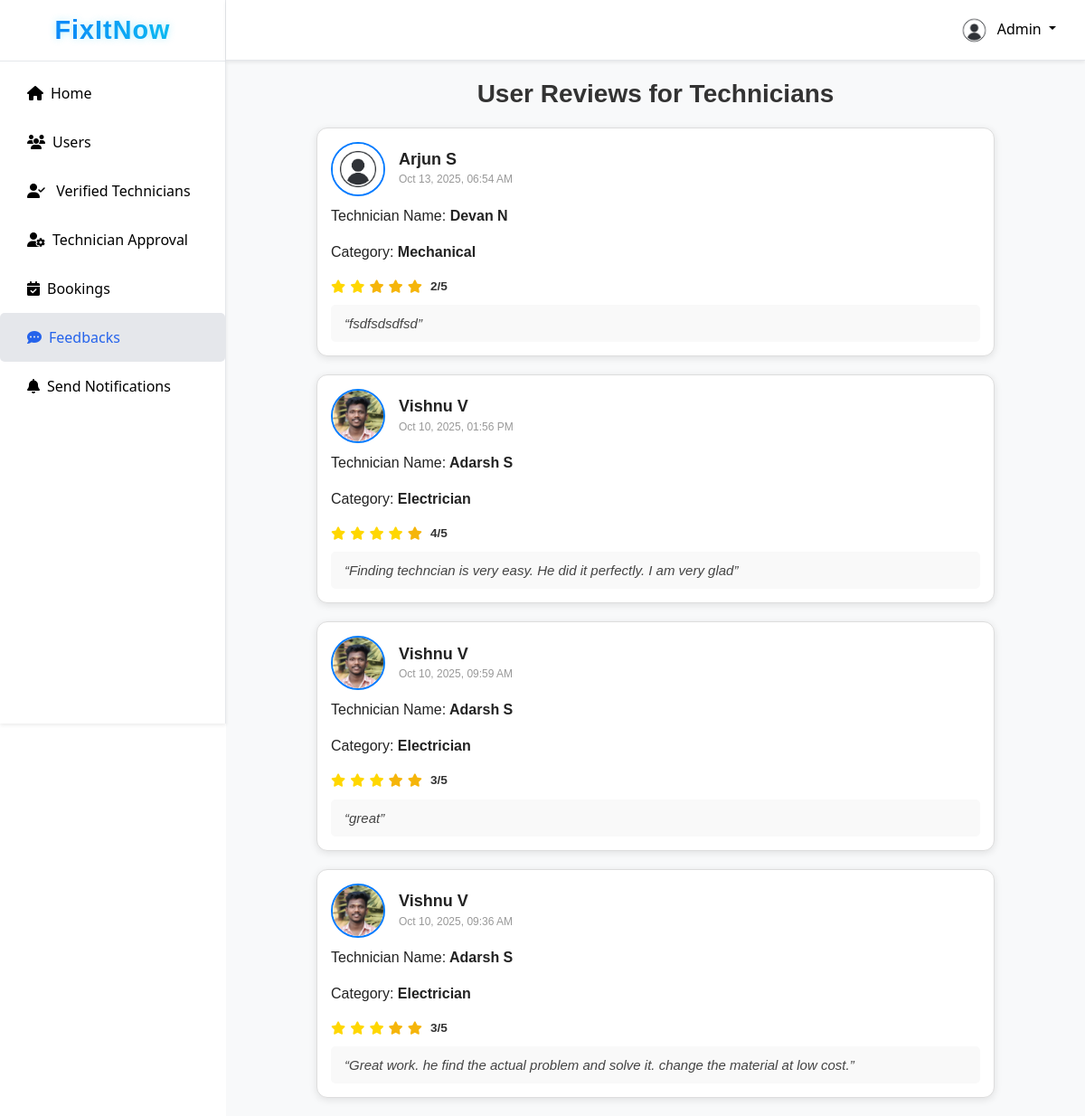
The app's page /admin_page/feedbacks/ with its own data.
### fixapp/models.py (models this page shows, shortened)
class Feedback(models.Model):
    user = models.ForeignKey(UserRegistration, on_delete=models.CASCADE)
    technician = models.ForeignKey(TechnicianRequest, on_delete=models.CASCADE)
    rating = models.IntegerField()
    comment = models.TextField()
    created_at = models.DateTimeField(auto_now_add=True)

class UserRegistration(models.Model):
    full_name = models.CharField(max_length=100)
    username = models.CharField(max_length=150, unique=True)
    email = models.EmailField(unique=True)
    password = models.CharField(max_length=128)  # plain password
    phone = models.CharField(max_length=15, null=True, blank=True)
    profile_image = models.ImageField(upload_to="user_profiles/", null=True, blank=True)
    city = models.CharField(max_length=100, blank=True, null=True)
    address = models.TextField(blank=True, null=True)
    latitude = models.FloatField(blank=True, null=True)
    longitude = models.FloatField(blank=True, null=True)
    registered_on = models.DateTimeField(default=timezone.now)

class TechnicianRequest(models.Model):
    full_name = models.CharField(max_length=100)
    username = models.CharField(max_length=50, unique=True, null=True, blank=True)
    email = models.EmailField()
    phone = models.CharField(max_length=15)
    city = models.CharField(max_length=50)
    category = models.CharField(max_length=50)
    experience = models.PositiveIntegerField()
    profile_image = models.ImageField(upload_to="technician_profiles/", null=True, blank=True)
    document = models.FileField(upload_to="technician_docs/")
    id_proof = models.FileField(upload_to="id_proofs/", null=True, blank=True)
    password = models.CharField(max_length=128, null=True, blank=True)
    status = models.CharField(max_length=20, default="Pending")
    applied_on = models.DateTimeField(auto_now_add=True)
    latitude = models.FloatField(null=True, blank=True)
    longitude = models.FloatField(null=True, blank=True)

### fixapp/views.py (the view)
# urls.py: path('admin_page/feedbacks/', views.admin_feedback_view, name='admin_feedbacks'),
def admin_feedback_view(request):
    feedbacks = Feedback.objects.select_related('user', 'technician').order_by('-created_at')
    context = {
        'feedbacks': feedbacks
    }
    return render(request, 'admin_page/admin_feedbacks.html', context)

### fixapp/context_processors.py (called while the page is built)
def notifications_processor(request):
    notifications = []
    if request.session.get('user_id'):
        notifications = Notification.objects.filter(
            recipient_type__in=["users", "both"]
        ).order_by('-created_on')
    return {'notifications': notifications}

def technician_notifications_processor(request):
    notifications = []
    if request.session.get('technician_id'):
        notifications = Notification.objects.filter(
            recipient_type__in=["technicians", "both"]
        ).order_by('-created_on')
    return {'tech_notifications': notifications}

### templates/admin_page/admin_feedbacks.html
{% extends 'admin_page/admin_dashboard.html' %}
{% load static %}
{% block admin_feedback %}
<div class="admin-feedback-container">
    <h2 class="feedback-title">User Reviews for Technicians</h2>
    {% if feedbacks %}
    <div class="feedback-list">
        {% for fb in feedbacks %}
        <div class="feedback-card">
            <div class="user-section">
                <img src="{{ fb.user.profile_image.url }}" alt="User Image" class="user-img">
                <div class="user-info">
                    <h4 class="user-name">{{ fb.user.full_name }}</h4>
                    <p class="feedback-date">{{ fb.created_at|date:"M d, Y, h:i A" }}</p>
                </div>
            </div>
            <div class="tech-section">
                <p>Technician Name:<strong> {{ fb.technician.full_name }}</strong></p>
                <p>Category:<strong> {{ fb.technician.category }}</strong></p>
                <div class="feedback-rating">
                    {% for i in "12345"|make_list %}
                    {% if forloop.counter <= fb.rating %} <i class="fa fa-star filled"></i>
                        {% else %}
                        <i class="fa fa-star"></i>
                        {% endif %}
                        {% endfor %}
                        <span class="rating-number">{{ fb.rating }}/5</span>
                </div>
            </div>
            <div class="feedback-comment-box">
                <p class="feedback-comment">“<em>{{ fb.comment }}</em>”</p>
            </div>
        </div>
        {% empty %}
        <p class="no-feedback">No feedback submitted yet.</p>
        {% endfor %}
    </div>
    {% else %}
    <p class="no-feedback">No feedback submitted yet.</p>
    {% endif %}
</div>
{% endblock %}

### templates/admin_page/admin_dashboard.html (shortened to what this page needs)
{% load static %}
<!DOCTYPE html>
<html lang="en">
<head>
  <link href="https://cdn.jsdelivr.net/npm/bootstrap@5.3.2/dist/css/bootstrap.min.css" rel="stylesheet">
  <link href="https://cdn.jsdelivr.net/npm/bootstrap-icons@1.11.1/font/bootstrap-icons.css" rel="stylesheet">
  <link href="https://cdnjs.cloudflare.com/ajax/libs/font-awesome/6.4.0/css/all.min.css" rel="stylesheet">
  <link rel="stylesheet" href="{% static 'css/admin_dashboard.css' %}">
</head>
<body>
  <div class="d-flex">
    <nav id="sidebar" class="sidebar d-flex flex-column shadow-sm ">
      <div class="sidebar-header p-3 text-center">
        <h3 class="logo">FixItNow</h3>
      </div>
      <div class="sidebar-menu flex-grow-1">
        <ul class="nav flex-column mt-2">
          <li class="nav-item"><a href="{% url 'admin_home' %}"
              class="nav-link {% if request.resolver_match.url_name == 'admin_home' %}active{% endif %}"><i
                class="fas fa-home me-2"></i>Home</a>
          </li>
          <li class="nav-item"><a href="{% url 'users_list' %}"
              class="nav-link {% if request.resolver_match.url_name == 'users_list' %}active{% endif %}"><i
                class="fas fa-users me-2"></i>Users</a>
          </li>
          <li class="nav-item">
            <a href="{% url 'verified_technicians' %}"
              class="nav-link {% if request.resolver_match.url_name == 'verified_technicians' %}active{% endif %}">
              <i class="fas fa-user-check me-2"></i> Verified Technicians
            </a>
          </li>
          <li class="nav-item">
            <a href="{% url 'pending_technicians' %}"
              class="nav-link {% if request.resolver_match.url_name == 'pending_technicians' %}active{% endif %}">
              <i class="fas fa-user-cog me-2"></i>Technician Approval
            </a>
          </li>
          <li class="nav-item"><a href="{% url 'admin_completed_bookings' %}"
            class="nav-link {% if request.resolver_match.url_name == 'admin_completed_bookings' %}active{% endif %}">
            <i class="fas fa-calendar-check me-2"></i>Bookings</a>
          </li>
          <li class="nav-item"><a href="{% url 'admin_feedbacks' %}"
            class="nav-link {% if request.resolver_match.url_name == 'admin_feedbacks' %}active{% endif %}"><i class="fas fa-comment-dots me-2">
            </i>Feedbacks</a>
          </li>
          <li class="nav-item">
            <a href="{% url 'send_notification' %}"
            class="nav-link {% if request.resolver_match.url_name == 'send_notification' %}active{% endif %}">
            <i class="fas fa-bell me-2"></i>Send Notifications</a>
          </li>
        </ul>
      </div>
    </nav>
    <div class="flex-grow-1 main-area">
      <nav class="navbar navbar-expand-lg topbar shadow-sm px-4">
        <ul class="navbar-nav">
          <li class="nav-item dropdown">
            <a class="nav-link dropdown-toggle" href="#" role="button" data-bs-toggle="dropdown" aria-expanded="false">
              <img src="{% static 'images/technician-pic.jpg' %}" alt="profile" class="rounded-circle me-1 profile-pic">
              Admin
            </a>
          </li>
        </ul>
      </nav>
      {% block admin_feedback %}
      {% endblock %}
    </div>
  </div>
</body>
</html>

### static/css/admin_dashboard.css (style rules this page uses)
body, html { height: 100%; margin: 0; font-family: "Segoe UI", sans-serif; }
.sidebar { width: 250px; height: 100vh; background-color: #ffffff; color: #000000; border-right: 1px solid #e5e7eb; position: fixed; overflow-y: auto; }
.sidebar-header { flex-shrink: 0; border-bottom: 1px solid #e5e7eb; background: #fff; }
.sidebar .logo { font-family: "Poppins", sans-serif; font-size: 1.8rem; font-weight: 700; letter-spacing: 1px; margin: 0; background: linear-gradient(90deg, #0d6efd, #0dcaf0); -webkit-background-clip: text; -webkit-text-fill-color: transparent; text-shadow: 0 0 8px rgba(13, 202, 240, 0.3); animation: logo-glow 3s infinite alternate; }
.sidebar-menu { overflow-y: auto; flex-grow: 1; }
.sidebar .nav-link { color: #000000; font-size: 16px; padding: 15px 5px; transition: background 0.2s, color 0.2s; padding-left: 30px; }
.nav-link:hover, .nav-link.active { background-color: #e5e7eb; color: #2563eb !important; border-radius: 5px; }
.main-area { margin-left: 250px; display: flex; flex-direction: column; height: 100vh; }
.topbar { background-color: #ffffff; border-bottom: 1px solid #e5e7eb; color: #000000; height: 67px; flex-shrink: 0; position: sticky; top: 0; z-index: 10; align-items: center; }
.topbar .navbar-nav .nav-link { color: #000000; }
.topbar .profile-pic { width: 35px; height: 35px; object-fit: cover; }
.feedback-title { text-align: center; font-size: 1.8rem; font-weight: 700; color: #222; margin-bottom: 30px; }
.feedback-rating { font-size: 0.9rem; color: #f5b50a; }
.feedback-comment { font-size: 0.95rem; color: #444; line-height: 1.4; }
.text-center { text-align: center; }
.feedback-title { font-size: 24px; font-weight: 600; text-align: center; color: #333; margin-bottom: 25px; }
.feedback-title { font-size: 1.4rem; font-weight: 600; margin-bottom: 16px; }
.feedback-list { display: flex; flex-direction: column; gap: 15px; max-width: 750px; margin: 0 auto; }
.feedback-card { background: #fff; border: 1px solid #e0e0e0; border-radius: 10px; padding: 14px 18px; transition: all 0.2s ease-in-out; }
.rating-number { margin-left: 4px; font-size: 0.85rem; color: #444; }
.feedback-comment { font-size: 0.95rem; line-height: 1.4; color: #333; margin: 0; }
.feedback-date { font-size: 0.8rem; color: #888; }
.admin-feedback-container { padding: 20px; color: #222; font-family: "Poppins", sans-serif; background-color: #f8f9fa; height: auto; }
.feedback-title { text-align: center; margin-bottom: 20px; font-size: 28px; color: #333; }
.feedback-list { display: flex; flex-direction: column; gap: 20px; }
.feedback-card { border: 1px solid #ddd; border-radius: 12px; padding: 15px; background-color: #fff; box-shadow: 0 2px 8px rgba(0,0,0,0.1); }
.user-section { display: flex; align-items: center; gap: 15px; margin-bottom: 10px; }
.user-img { width: 60px; height: 60px; border-radius: 50%; object-fit: cover; }
.user-info { display: flex; flex-direction: column; }
.user-name { font-size: 16px; font-weight: bold; color: #333; margin: 0; }
.feedback-date { font-size: 12px; color: #999; margin: 2px 0 0 0; }
.tech-section { margin-bottom: 10px; }
.feedback-rating { display: flex; align-items: center; gap: 5px; margin-bottom: 5px; }
.feedback-rating i.filled { color: gold; }
.rating-number { font-weight: bold; color: #333; }
.feedback-comment { font-style: italic; font-size: 14px; color: #333; margin-top: 10px; }
.feedback-comment-box { padding: 10px 15px; background-color: #f9f9f9; border-radius: 5px; }
.feedback-comment-box p { margin: 0; font-size: 15px; color: #444; }
.user-img { width: 60px; height: 60px; border-radius: 50%; object-fit: cover; border: 2px solid #007bff; }
.user-info h4 { margin: 0; font-size: 18px; color: #222; }

### records on screen
Feedback: user.profile_image (picture), user.full_name "Arjun S", created_at "Oct 13, 2025, 06:54 AM", technician.full_name "Devan N", technician.category "Mechanical", rating "2", comment "fsdfsdsdfsd"
Feedback: user.profile_image (picture), user.full_name "Vishnu V", created_at "Oct 10, 2025, 01:56 PM", technician.full_name "Adarsh S", technician.category "Electrician", rating "4", comment "Finding techncian is very easy. He did it perfectly. I am very glad"
Feedback: user.profile_image (picture), user.full_name "Vishnu V", created_at "Oct 10, 2025, 09:59 AM", technician.full_name "Adarsh S", technician.category "Electrician", rating "3", comment "great"
Feedback: user.profile_image (picture), user.full_name "Vishnu V", created_at "Oct 10, 2025, 09:36 AM", technician.full_name "Adarsh S", technician.category "Electrician", rating "3", comment "Great work. he find the actual problem and solve it. change the material at low cost."
